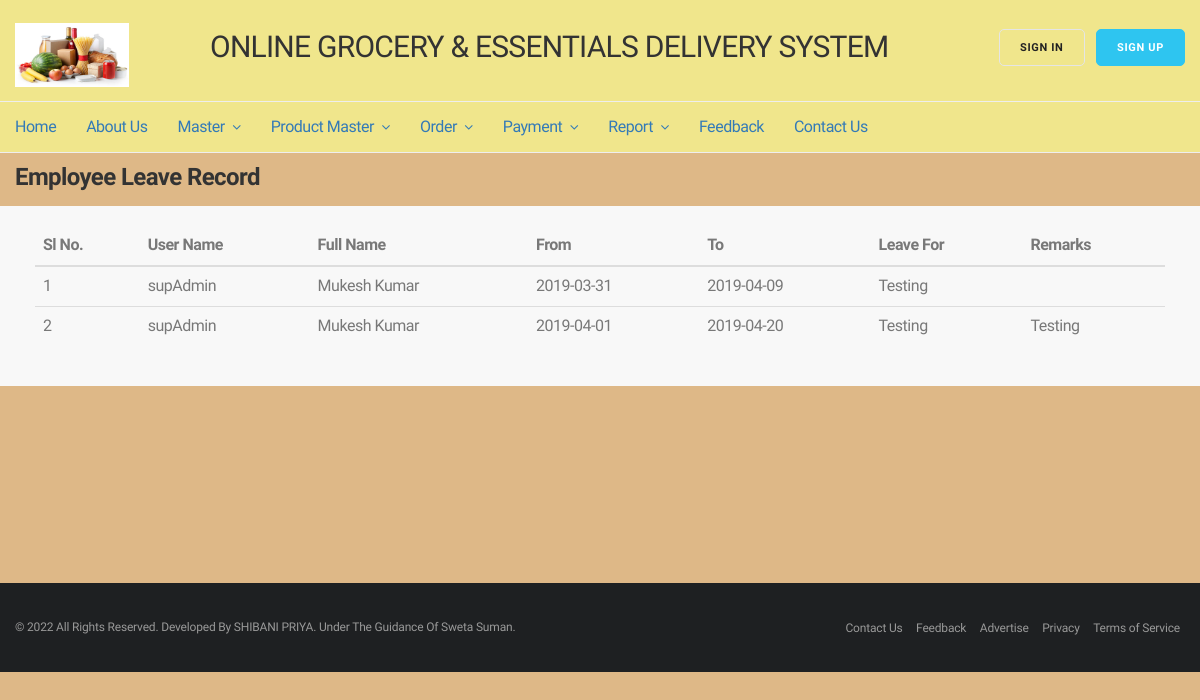
Screenshot of /GROCERY/empLeaveRecord.php with the database file from the repository.
### tables this page shows
CREATE TABLE `empleave` (
  `slno` int(11) NOT NULL DEFAULT '0',
  `userId` varchar(45) DEFAULT NULL,
  `userName` varchar(45) DEFAULT NULL,
  `fromDate` varchar(45) DEFAULT NULL,
  `toDate` varchar(45) DEFAULT NULL,
  `leaveFor` varchar(500) DEFAULT NULL,
  `remarks` varchar(100) DEFAULT NULL
);

### GROCERY/empLeaveRecord.php (the view, shortened to what this page needs)
<?php
include('config.php');
include("header.php");
?>
<div class="container min-height">
	<div class="row">
		<div class="col-md-12">
			<div class="padding-top-10">
				<h3 class="margin-bottom-15"><b>Employee Leave Record</b></h3>
				<div class="row">
					<div class="col-md-12 col-sm-12 side-newsletter">
						<div class="col-sm-12">
							<table class="table table-hover">
								<thead>
									<tr>
										<th>Sl No.</th>
										<th>User Name</th>
										<th>Full Name</th>
										<th>From</th>
										<th>To</th>
										<th>Leave For</th>
										<th>Remarks</th>
									</tr>
								</thead>
								<tbody>
									<?php
										$find="select * from empleave";
										$result= mysqli_query($conn,$find);
										while($row1= mysqli_fetch_array($result))
										{
											echo '<tr>
												<td>'.++$i.'</td>
												<td>'.$row1['userId'].'</td>
												<td>'.$row1['userName'].'</td>
												<td>'.$row1['fromDate'].'</td>
												<td>'.$row1['toDate'].'</td>
												<td>'.$row1['leaveFor'].'</td>
												<td>'.$row1['remarks'].'</td>
											</tr>';
										}
									?>
								</tbody>
							</table>
						</div>
					</div>
				</div>
			</div>
		</div>
	</div>
</div>
	<?php include("footer.php") ?>

### GROCERY/css/style.css (style rules this page uses)
body { font-family: 'Hind Vadodara'; font-size: 16px; font-weight: 400; line-height: 22px; color: #787878; letter-spacing: -0.030em; }
h1,h2,h3,h4,h5,h6 { font-family: 'Hind Vadodara'; color: #333333; font-weight: 400; margin: 0; }
h3 { font-size: 24px; line-height: 28px; letter-spacing: -0.025em; }
.container { max-width: 1200px; width: 100%; margin: 0 auto; }
body { position: relative; transition:.4s; left: 0px; }
.side-newsletter { background: #f8f8f8; padding: 20px; }
.margin-bottom-15 { margin-bottom: 15px; }
.min-height { min-height: 400px; }

### rows the page displays
empleave: userId "supAdmin", userName "Mukesh Kumar", fromDate "2019-03-31", toDate "2019-04-09", leaveFor "Testing"
empleave: userId "supAdmin", userName "Mukesh Kumar", fromDate "2019-04-01", toDate "2019-04-20", leaveFor "Testing", remarks "Testing"
